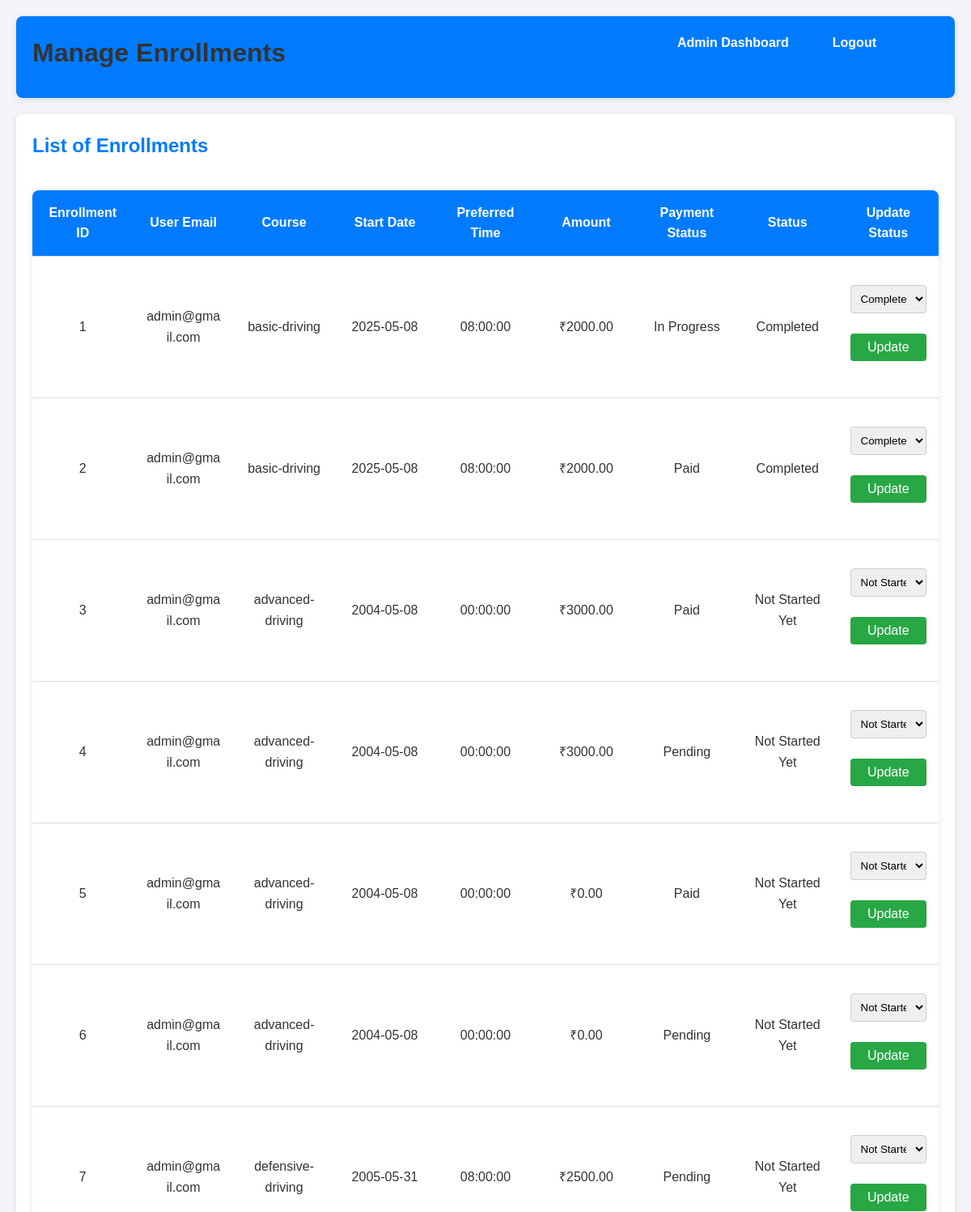
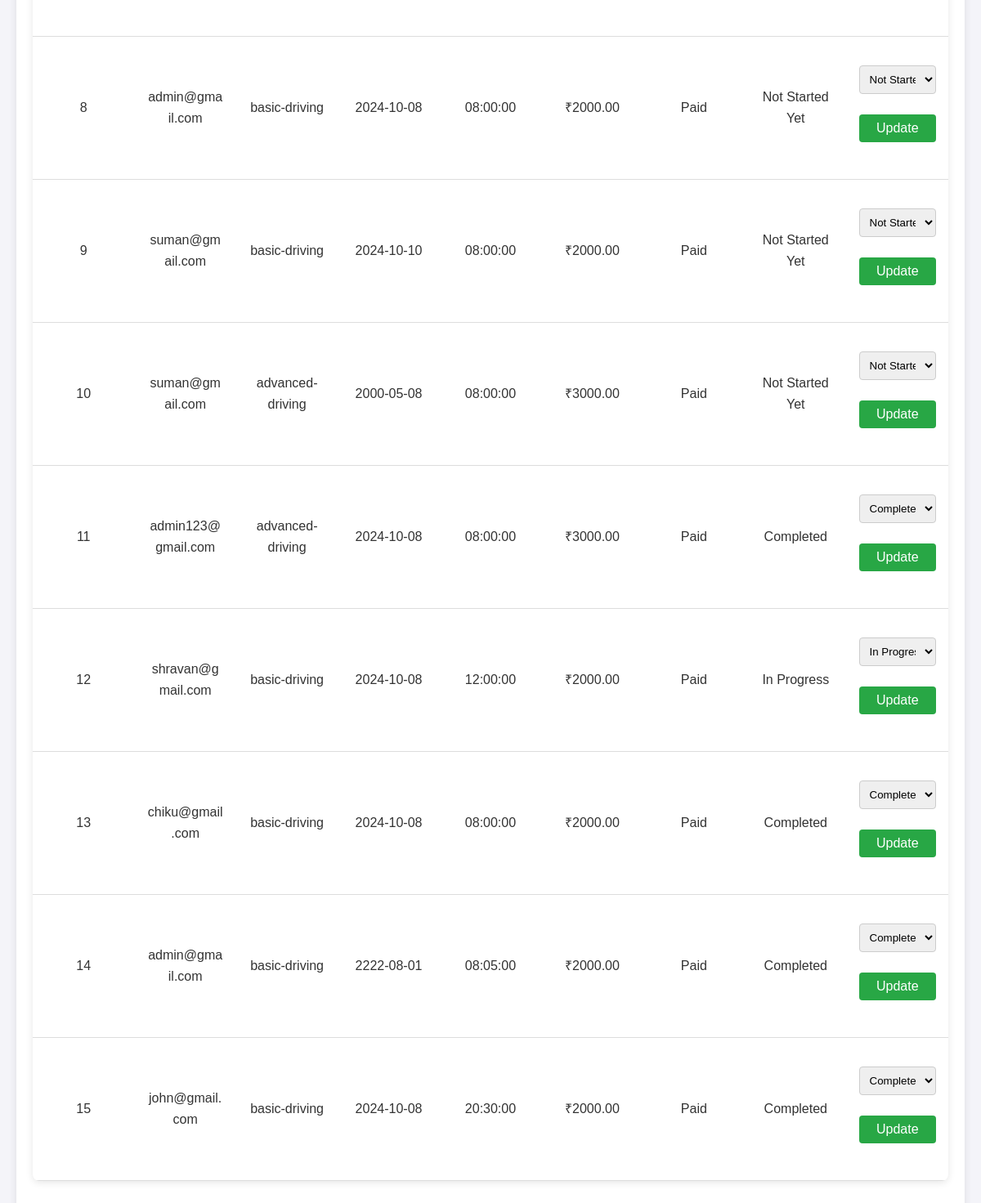
Page /manage_enrollments.php (signed in) on the committed database (2 pictures, top to bottom).
### tables this page shows
CREATE TABLE `enrollments` (
  `id` int(11) NOT NULL,
  `user_email` varchar(255) NOT NULL,
  `course` varchar(255) NOT NULL,
  `start_date` date NOT NULL,
  `preferred_time` time NOT NULL,
  `enrollment_date` date NOT NULL,
  `amount` decimal(10,2) NOT NULL,
  `payment_status` varchar(20) NOT NULL DEFAULT 'Pending',
  `status` enum('Not Started Yet','In Progress','Completed') NOT NULL DEFAULT 'Not Started Yet'
);

### manage_enrollments.php (the view, shortened to what this page needs)
<?php
require 'db_connection.php';
$sql = "SELECT id, user_email, course, start_date, Preferred_time, amount, payment_status, status FROM enrollments";
$result = $conn->query($sql);
?>
<!DOCTYPE html>
<html lang="en">
<head>
    <link rel="stylesheet" href="style.css">
</head>
<body>
    <header>
        <h1>Manage Enrollments</h1>
        <nav>
            <ul>
                <li><a href="admin_dashboard.php">Admin Dashboard</a></li>
                <li><a href="logout.php">Logout</a></li>
            </ul>
        </nav>
    </header>
    <main>
        <h2>List of Enrollments</h2>
        <table>
            <thead>
                <tr>
                    <th>Enrollment ID</th>
                    <th>User Email</th>
                    <th>Course</th>
                    <th>Start Date</th>
                    <th>Preferred Time</th>
                    <th>Amount</th>
                    <th>Payment Status</th>
                    <th>Status</th>
                    <th>Update Status</th>
                </tr>
            </thead>
            <tbody>
                <?php
                if ($result && $result->num_rows > 0) {
                    while ($row = $result->fetch_assoc()) {
                        echo "<tr>";
                        echo "<td>" . htmlspecialchars($row['id']) . "</td>";
                        echo "<td>" . htmlspecialchars($row['user_email']) . "</td>";
                        echo "<td>" . htmlspecialchars($row['course']) . "</td>";
                        echo "<td>" . htmlspecialchars($row['start_date']) . "</td>";
                        echo "<td>" . htmlspecialchars($row['Preferred_time']) . "</td>";
                        echo "<td>₹" . htmlspecialchars($row['amount']) . "</td>";
                        echo "<td>" . htmlspecialchars($row['payment_status']) . "</td>";
                        echo "<td>" . htmlspecialchars($row['status']) . "</td>";
                        echo "<td>";
                        echo "<form method='POST' action=''>";
                        echo "<select name='status' required>";
                        echo "<option value='Not Started Yet' " . ($row['status'] === 'Not Started Yet' ? 'selected' : '') . ">Not Started Yet</option>";
                        echo "<option value='In Progress' " . ($row['status'] === 'In Progress' ? 'selected' : '') . ">In Progress</option>";
                        echo "<option value='Completed' " . ($row['status'] === 'Completed' ? 'selected' : '') . ">Completed</option>";
                        echo "</select>";
                        echo "<button type='submit' name='update_status'>Update</button>";
                        echo "</form>";
                        echo "</td>";
                        echo "</tr>";
                    }
                } else {
                    echo "<tr><td colspan='9' class='no-data'>No enrollments found.</td></tr>";
                }
                ?>
            </tbody>
        </table>
    </main>
</body>
</html>

### style.css (style rules this page uses)
nav ul { list-style-type: none; margin-right: 50px; }
nav ul li { display: inline; margin: 0 15px; }
body { font-family: Arial, sans-serif; margin: 0; padding: 0; }
header { display: flex; justify-content: space-between; background-color: #004b87; color: white; padding: 15px 20px; }
nav ul { list-style-type: none; display: flex; flex-wrap: wrap; }
nav ul li { margin: 0 15px; }
main { padding: 20px; max-width: 800px; margin: auto; }
form { display: flex; flex-direction: column; }
button { background-color: #004b87; color: white; padding: 10px; border: none; border-radius: 5px; cursor: pointer; }
form { margin: 20px 0; }
input[type="text"], input[type="date"], input[type="time"], select { width: 100%; padding: 10px; margin-bottom: 15px; border: 1px solid #ccc; border-radius: 4px; }
button { background-color: #007bff; color: white; padding: 10px 15px; border: none; border-radius: 4px; cursor: pointer; font-size: 16px; transition: background-color 0.3s ease; }
body, h1, h2, p { margin: 0; padding: 0; font-family: Arial, sans-serif; }
body { background-color: #f4f4f4; color: #333; line-height: 1.6; }
header { background: #35424a; color: #ffffff; padding: 15px 20px; text-align: center; }
nav ul { list-style: none; padding: 0; }
nav ul li a { color: #ffffff; text-decoration: none; font-weight: bold; }
main { max-width: 800px; margin: 20px auto; padding: 20px; background: #ffffff; border-radius: 8px; box-shadow: 0 2px 10px rgba(0, 0, 0, 0.1); }
h1 { color: #333; margin-bottom: 10px; }
input[type="date"], input[type="time"], select { padding: 10px; border: 1px solid #ccc; border-radius: 5px; margin-bottom: 15px; }
button { padding: 10px; background-color: #35424a; color: #ffffff; border: none; border-radius: 5px; cursor: pointer; font-size: 16px; }
header { background: #35424a; color: #fff; padding: 10px 20px; text-align: center; }
h1 { font-size: 2em; }
main { max-width: 600px; margin: 20px auto; padding: 20px; background: #fff; border-radius: 8px; box-shadow: 0 2px 10px rgba(0, 0, 0, 0.1); }
h2 { font-size: 1.5em; margin-bottom: 15px; }
button { padding: 10px; margin: 10px 0; background-color: #333; color: white; border: none; border-radius: 5px; font-size: 1em; cursor: pointer; transition: background-color 0.3s; }

### manage_enrollments.php (style rules this page uses)
* { margin: 0; padding: 0; box-sizing: border-box; }
body { font-family: 'Arial', sans-serif; background-color: #f4f4f9; color: #333; padding: 20px; }
header { background-color: #007bff; color: white; padding: 20px; text-align: center; border-radius: 8px; box-shadow: 0 2px 10px rgba(0, 0, 0, 0.1); }
header h1 { margin-bottom: 10px; }
nav ul { list-style-type: none; padding: 0; }
nav ul li { display: inline; margin: 0 15px; }
nav ul li a { color: white; text-decoration: none; font-weight: bold; padding: 8px 12px; border-radius: 5px; transition: background-color 0.3s; }
main { margin: 20px auto; max-width: 1200px; padding: 20px; border-radius: 8px; background-color: #fff; box-shadow: 0 2px 10px rgba(0, 0, 0, 0.1); }
h2 { color: #007bff; margin-bottom: 20px; }
table { width: 100%; border-collapse: collapse; margin: 35px 0; box-shadow: 0 2px 10px rgba(0, 0, 0, 0.1); background-color: white; border-radius: 8px; overflow: hidden; table-layout: fixed; }
th, td { padding: 15px; text-align: center; border-bottom: 1px solid #ddd; word-wrap: break-word; }
th { background-color: #007bff; color: white; font-weight: bold; }
td { color: #333; }
select { padding: 8px; margin-right: 10px; border: 1px solid #ccc; border-radius: 4px; }
button { padding: 8px 12px; background-color: #28a745; border: none; border-radius: 4px; color: white; cursor: pointer; transition: background-color 0.3s, transform 0.3s; }

### rows in the picture
enrollments: id "1", user_email "admin@gmail.com", course "basic-driving", start_date "2025-05-08", preferred_time "08:00:00", amount "2000.00", payment_status "In Progress", status "Completed"
enrollments: id "2", user_email "admin@gmail.com", course "basic-driving", start_date "2025-05-08", preferred_time "08:00:00", amount "2000.00", payment_status "Paid", status "Completed"
enrollments: id "3", user_email "admin@gmail.com", course "advanced-driving", start_date "2004-05-08", preferred_time "00:00:00", amount "3000.00", payment_status "Paid", status "Not Started Yet"
enrollments: id "4", user_email "admin@gmail.com", course "advanced-driving", start_date "2004-05-08", preferred_time "00:00:00", amount "3000.00", payment_status "Pending", status "Not Started Yet"
enrollments: id "5", user_email "admin@gmail.com", course "advanced-driving", start_date "2004-05-08", preferred_time "00:00:00", amount "0.00", payment_status "Paid", status "Not Started Yet"
enrollments: id "6", user_email "admin@gmail.com", course "advanced-driving", start_date "2004-05-08", preferred_time "00:00:00", amount "0.00", payment_status "Pending", status "Not Started Yet"
enrollments: id "7", user_email "admin@gmail.com", course "defensive-driving", start_date "2005-05-31", preferred_time "08:00:00", amount "2500.00", payment_status "Pending", status "Not Started Yet"
enrollments: id "8", user_email "admin@gmail.com", course "basic-driving", start_date "2024-10-08", preferred_time "08:00:00", amount "2000.00", payment_status "Paid", status "Not Started Yet"
enrollments: id "9", user_email "suman@gmail.com", course "basic-driving", start_date "2024-10-10", preferred_time "08:00:00", amount "2000.00", payment_status "Paid", status "Not Started Yet"
enrollments: id "10", user_email "suman@gmail.com", course "advanced-driving", start_date "2000-05-08", preferred_time "08:00:00", amount "3000.00", payment_status "Paid", status "Not Started Yet"
enrollments: id "11", user_email "admin123@gmail.com", course "advanced-driving", start_date "2024-10-08", preferred_time "08:00:00", amount "3000.00", payment_status "Paid", status "Completed"
enrollments: id "12", user_email "shravan@gmail.com", course "basic-driving", start_date "2024-10-08", preferred_time "12:00:00", amount "2000.00", payment_status "Paid", status "In Progress"
enrollments: id "13", user_email "chiku@gmail.com", course "basic-driving", start_date "2024-10-08", preferred_time "08:00:00", amount "2000.00", payment_status "Paid", status "Completed"
enrollments: id "14", user_email "admin@gmail.com", course "basic-driving", start_date "2222-08-01", preferred_time "08:05:00", amount "2000.00", payment_status "Paid", status "Completed"
enrollments: id "15", user_email "john@gmail.com", course "basic-driving", start_date "2024-10-08", preferred_time "20:30:00", amount "2000.00", payment_status "Paid", status "Completed"
